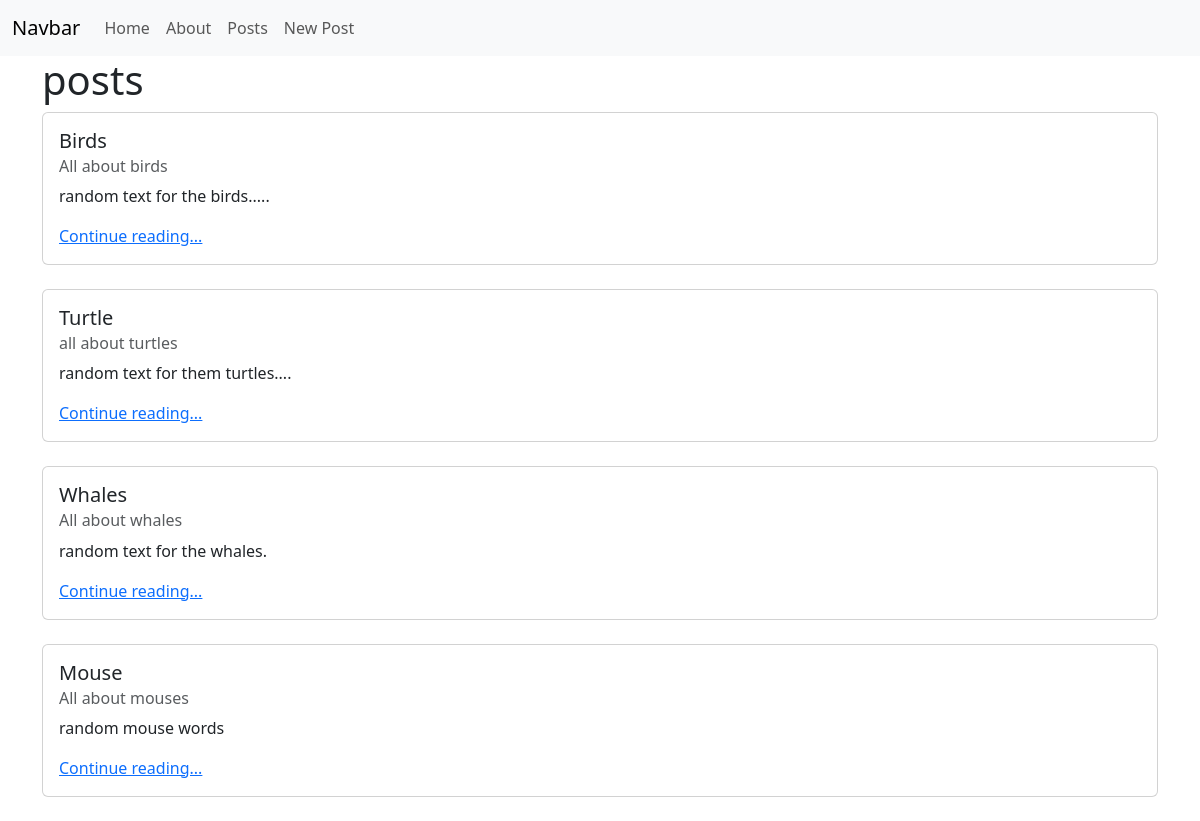
/posts/, run on the app's committed database.
### posts/models.py (models this page shows, shortened)
class Post(models.Model):                                   # inheritance
    title = models.CharField(max_length=128)                # composition
    subtitle = models.CharField(max_length=256)             # composition
    body = models.TextField()                               # composition
    created_on = models.DateTimeField(auto_now_add=True)    # composition

### posts/views.py (the view)
# urls.py: path("", views.PostListView.as_view(), name="list"),
class PostListView(ListView):
    template_name = 'posts/list.html'
    model = Post

### templates/posts/list.html (shortened to what this page needs)
{% extends 'base.html' %}
{% block content %}
<h1>posts</h1>
{% for post in post_list %}
<div class="card">
    <div class="card-body">
      <h5 class="card-title">{{ post.title}}</h5>
      <h6 class="card-subtitle mb-2 text-body-secondary">{{ post.subtitle}}</h6>
      <p class="card-text">{{ post.body|truncatechars:64 }}</p>
      <a href="{% url 'detail' post.id %}" class="card-link">Continue reading...</a>
    </div>
</div>
<br/>
{% endfor%}
{% endblock content %}

### templates/base.html (shortened to what this page needs)
<!DOCTYPE html>
<html lang="en">
  <head>
    <link
      href="https://cdn.jsdelivr.net/npm/bootstrap@5.3.3/dist/css/bootstrap.min.css"
      rel="stylesheet"
    />
  </head>
  <body>
    <nav class="navbar navbar-expand-lg bg-body-tertiary">
      <div class="container-fluid">
        <a class="navbar-brand" href="#">Navbar</a>
        <div class="collapse navbar-collapse" id="navbarNavAltMarkup">
          <div class="navbar-nav">
            <a class="nav-link" href="{% url 'home' %}">Home</a>
            <a class="nav-link" href="{% url 'about' %}">About</a>
            <a class="nav-link" href="{% url 'list' %}">Posts</a>
            <a class="nav-link" href="{% url 'new' %}">New Post</a>
          </div>
        </div>
      </div>
    </nav>
    <div class="container">{% block content %}{% endblock content%}</div>
  </body>
</html>

### data on the page
Post: title "Birds", subtitle "All about birds", body "random text for the birds....."
Post: title "Turtle", subtitle "all about turtles", body "random text for them turtles...."
Post: title "Whales", subtitle "All about whales", body "random text for the whales."
Post: title "Mouse", subtitle "All about mouses", body "random mouse words"
